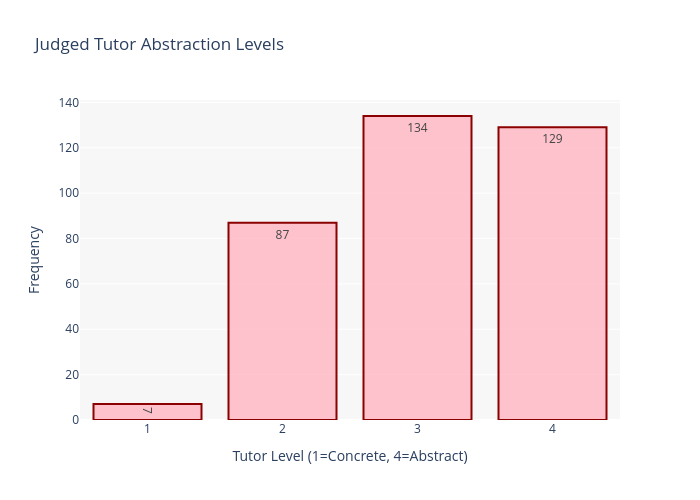

The code cell stored with this chart in its notebook:
### Markdown cell above
# Graph 3: Tutor and Student Abstraction Level Distributions

### Code cell
def plot_abstraction_level_distribution(df, level_col, title, color_rgb, entity_name):
    """
    Create a bar chart for abstraction level distribution.
    
    Parameters:
    - df: DataFrame
    - level_col: column name (e.g., 'tutor_level', 'student_level')
    - title: chart title
    - color_rgb: color string (e.g., 'rgba(255, 182, 193, 0.8)')
    - entity_name: name of entity (e.g., 'Tutor Level', 'Student Level')
    """
    level_counts = df[level_col].value_counts().sort_index()
    
    fig = go.Figure(data=[
        go.Bar(
            x=level_counts.index.astype(str),
            y=level_counts.values,
            marker=dict(color=color_rgb, line=dict(color='darkred', width=2)),
            text=level_counts.values,
            textposition='auto',
            hovertemplate='<b>Level %{x}</b><br>Count: %{y}<extra></extra>'
        )
    ])
    
    fig.update_layout(
        title=title,
        xaxis_title=f"{entity_name} (1=Concrete, 4=Abstract)",
        yaxis_title="Frequency",
        plot_bgcolor='rgba(240, 240, 240, 0.5)',
        height=500,
        width=700,
        font=dict(size=12),
        showlegend=False
    )
    
    fig.show()
    
    print(f"\n{entity_name} Statistics:")
    print(f"Mean: {df[level_col].mean():.2f}")
    print(f"Median: {df[level_col].median():.2f}")
    print(f"Std Dev: {df[level_col].std():.2f}")
    print(f"\nCounts:\n{level_counts}")

# Plot tutor level distribution
plot_abstraction_level_distribution(
    df_memory,
    'tutor_level',
    'Judged Tutor Abstraction Levels',
    'rgba(255, 182, 193, 0.8)',
    'Tutor Level'
)

### Figure 1 — Plotly figure (JSON) as saved in the notebook; plotly's stock layout.template omitted (floating-point values rounded to 4 significant figures)
{"data": [{"hovertemplate": "<b>Level %{x}</b><br>Count: %{y}<extra></extra>", "marker": {"color": "rgba(255, 182, 193, 0.8)", "line": {"color": "darkred", "width": 2}}, "text": [7.0, 87.0, 134.0, 129.0], "textposition": "auto", "type": "bar", "x": ["1", "2", "3", "4"], "y": [7, 87, 134, 129]}], "layout": {"font": {"size": 12}, "height": 500, "plot_bgcolor": "rgba(240, 240, 240, 0.5)", "showlegend": false, "title": {"text": "Judged Tutor Abstraction Levels"}, "width": 700, "xaxis": {"title": {"text": "Tutor Level (1=Concrete, 4=Abstract)"}}, "yaxis": {"title": {"text": "Frequency"}}}}
